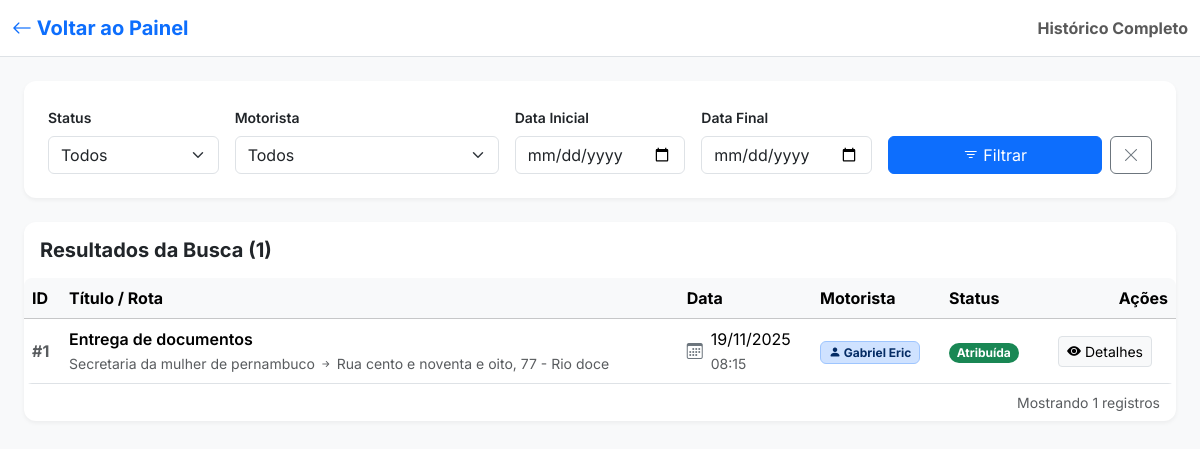
The page /viagem/historico on the database as committed earlier.
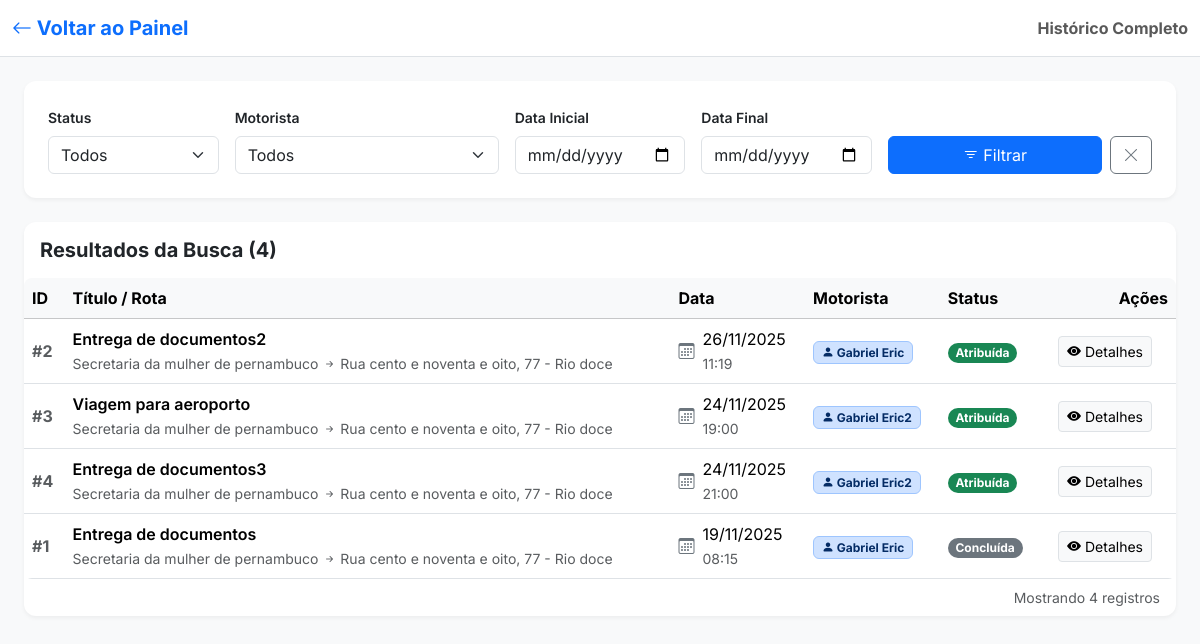
The same page on the database as committed later.
### models/models.py (models this page shows, shortened)
class Viagem(db.Model):
    __tablename__ = 'viagem'
    id = db.Column(db.Integer, primary_key=True)
    titulo = db.Column(db.String(100), nullable=False)
    descricao = db.Column(db.Text, nullable=True)
    local_partida = db.Column(db.String(200))
    local_destino = db.Column(db.String(200))
    horario_estimado_partida = db.Column(db.Time, nullable=True)
    horario_estimado_volta = db.Column(db.Time, nullable=True)
    data_viagem = db.Column(db.Date, nullable=False)
    status = db.Column(db.String(50), default='Pendente') # Pendente, Atribuída, etc.
    id_admin_criador = db.Column(db.Integer, db.ForeignKey('administrador.id'), nullable=True)
    atribuicoes = db.relationship('Atribuicao', backref='viagem', lazy=True, cascade="all, delete-orphan")

class Motorista(db.Model):
    __tablename__ = 'motorista'
    id = db.Column(db.Integer, primary_key=True)
    nome = db.Column(db.String(100), nullable=False)
    email = db.Column(db.String(100), unique=True, nullable=False)
    telefone = db.Column(db.String(20))
    topico_ntfy = db.Column(db.String(100), unique=True, nullable=True)
    ativo = db.Column(db.Boolean, default=True)
    atribuicoes = db.relationship('Atribuicao', backref='motorista', lazy=True)

### routes/viagem.py (the view)
@viagem_bp.route('/historico', methods=['GET'])
def historico_page():
    status_filter = request.args.get('status')
    motorista_filter = request.args.get('motorista')
    data_ini_filter = request.args.get('data_inicio')
    data_fim_filter = request.args.get('data_fim')
    viagens = viagem_service.search(
        status=status_filter,
        id_motorista=motorista_filter,
        data_inicio_str=data_ini_filter,
        data_fim_str=data_fim_filter
    )
    motoristas = motorista_service.get_all()
    return render_template(
        'historico_viagens.html',
        viagens=viagens,
        motoristas=motoristas,
        filters={
            'status': status_filter,
            'motorista': motorista_filter,
            'data_inicio': data_ini_filter,
            'data_fim': data_fim_filter
        }
    )

### repositories/motorista_repository.py (called while the page is built)
    def get_all(self):
        admins = Motorista.query.all()
        return admins # <-- CORRIGIDO (faltava 'return' no seu código original)

### repositories/viagem_repository.py (called while the page is built)
    def search(self, status=None, id_motorista=None, data_inicio=None, data_fim=None):
        query = db.session.query(Viagem)
        if status:
            query = query.filter(Viagem.status == status)
        if id_motorista:
            query = query.join(Atribuicao, Atribuicao.id_viagem == Viagem.id)\
                         .filter(Atribuicao.id_motorista == id_motorista)
        if data_inicio:
            query = query.filter(Viagem.data_viagem >= data_inicio)
        if data_fim:
            query = query.filter(Viagem.data_viagem <= data_fim)
        return query.order_by(Viagem.data_viagem.desc()).all()

### services/motorista_service.py (called while the page is built)
    def get_all(self):
        return self.repo.get_all()

### templates/historico_viagens.html (shortened to what the changed rows need)
<!DOCTYPE html>
<html lang="pt-br">
<head>
    <link href="https://cdn.jsdelivr.net/npm/bootstrap@5.3.3/dist/css/bootstrap.min.css" rel="stylesheet">
    <link rel="stylesheet" href="https://cdn.jsdelivr.net/npm/bootstrap-icons@1.11.3/font/bootstrap-icons.min.css">
</head>
<body>
    <main class="container-fluid px-4">
        <div class="card">
            <div class="card-header bg-transparent border-0 py-3">
                <h5 class="mb-0 fw-bold">Resultados da Busca ({{ viagens|length }})</h5>
            </div>
            <div class="card-body p-0">
                <div class="table-responsive">
                    <table class="table table-hover align-middle mb-0">
                        <thead class="table-light">
                            <tr>
                                <th>ID</th>
                                <th>Título / Rota</th>
                                <th>Data</th>
                                <th>Motorista</th>
                                <th>Status</th>
                                <th class="text-end">Ações</th>
                            </tr>
                        </thead>
                        <tbody>
                            {% for v in viagens %}
                            <tr>
                                <td class="text-muted fw-bold">#{{ v.id }}</td>
                                <td>
                                    <span class="d-block fw-semibold">{{ v.titulo }}</span>
                                    <small class="text-muted">{{ v.local_partida }} <i class="bi bi-arrow-right-short"></i> {{ v.local_destino }}</small>
                                </td>
                                <td>
                                    <div class="d-flex align-items-center">
                                        <i class="bi bi-calendar3 text-secondary me-2"></i>
                                        <div>
                                            {{ v.data_viagem.strftime('%d/%m/%Y') }}<br>
                                            <small class="text-muted">{{ v.horario_estimado_partida.strftime('%H:%M') if v.horario_estimado_partida else '' }}</small>
                                        </div>
                                    </div>
                                </td>
                                <td>
                                    {% if v.atribuicoes %}
                                        <span class="badge bg-primary-subtle text-primary-emphasis border border-primary-subtle">
                                            <i class="bi bi-person-fill"></i> {{ v.atribuicoes[0].motorista.nome }}
                                        </span>
                                    {% else %}
                                        <span class="text-muted small">--</span>
                                    {% endif %}
                                </td>
                                <td>
                                    {% if v.status == 'Concluída' %}
                                        <span class="badge rounded-pill bg-secondary">Concluída</span>
                                    {% elif v.status == 'Atribuída' %}
                                        <span class="badge rounded-pill bg-success">Atribuída</span>
                                    {% else %}
                                        <span class="badge rounded-pill bg-warning text-dark">Pendente</span>
                                    {% endif %}
                                </td>
                                <td class="text-end pe-4">
                                    <a href="/viagem/detalhes/{{ v.id }}" class="btn btn-sm btn-light border" title="Ver Detalhes">
                                        <i class="bi bi-eye-fill"></i> Detalhes
                                    </a>
                                </td>
                            </tr>
                            {% endfor %}
                        </tbody>
                    </table>
                </div>
            </div>
            <div class="card-footer bg-transparent border-0 text-muted small text-end">
                Mostrando {{ viagens|length }} registros
            </div>
        </div>
    </main>
</body>
</html>

Rows that differ between the two databases and show on the page:
added Viagem: id "2", titulo "Entrega de documentos2", local_partida "Secretaria da mulher de pernambuco", local_destino "Rua cento e noventa e oito, 77 - Rio doce", data_viagem "26/11/2025", horario_estimado_partida "11:19", nome "Gabriel Eric", status "Atribuída"
added Viagem: id "3", titulo "Viagem para aeroporto", local_partida "Secretaria da mulher de pernambuco", local_destino "Rua cento e noventa e oito, 77 - Rio doce", data_viagem "24/11/2025", horario_estimado_partida "19:00", nome "Gabriel Eric2", status "Atribuída"
added Viagem: id "4", titulo "Entrega de documentos3", local_partida "Secretaria da mulher de pernambuco", local_destino "Rua cento e noventa e oito, 77 - Rio doce", data_viagem "24/11/2025", horario_estimado_partida "21:00", nome "Gabriel Eric2", status "Atribuída"
changed Viagem "Entrega de documentos": status "Atribuída" → "Concluída"
Other text that changed with them:
{{ viagens|length }}: "1" → "4"
